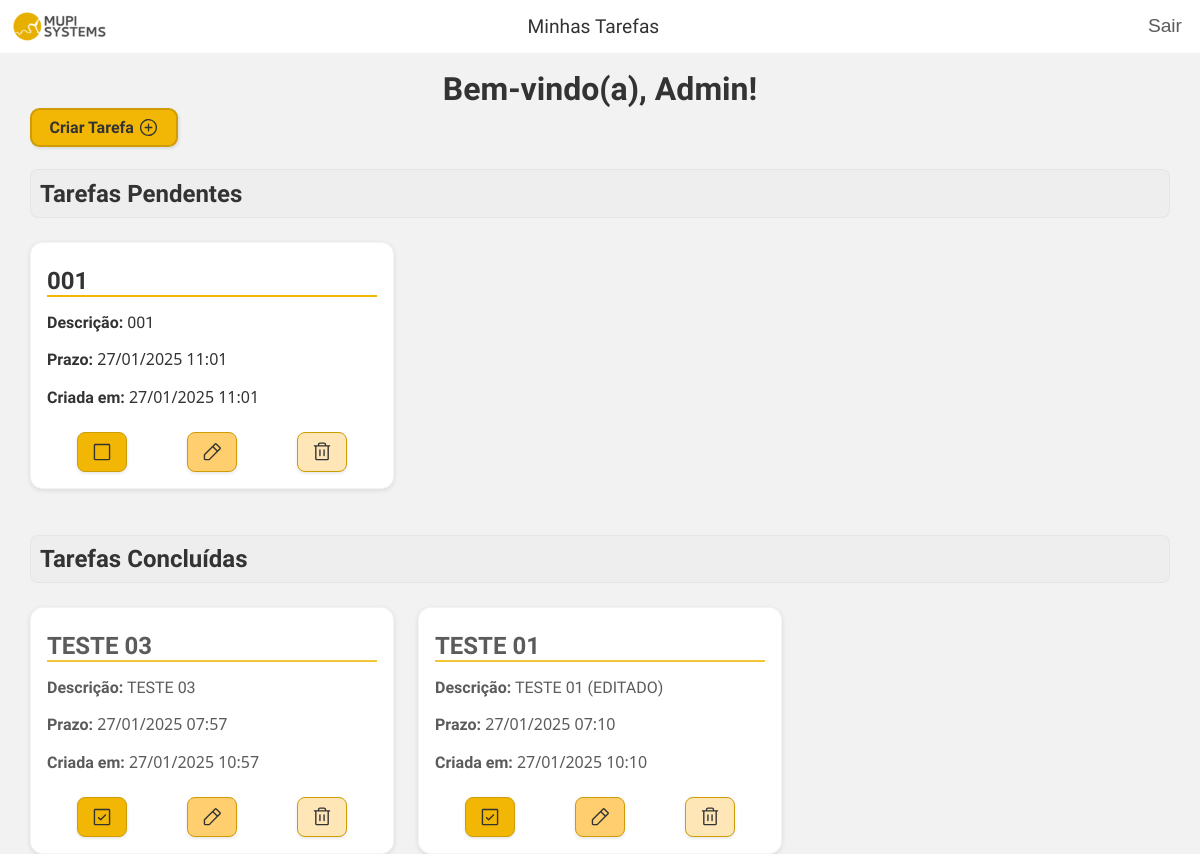
Screenshot of /home/ (signed in) with the database file from the repository.
### tasks/models.py (models this page shows, shortened)
class Task(models.Model):
  title = models.CharField(max_length=200)
  description = models.TextField()
  completed = models.BooleanField(default=False)
  created_at = models.DateTimeField(auto_now_add=True)
  due_date = models.DateTimeField()
  user = models.ForeignKey(User, on_delete=models.CASCADE)

### tasks/views.py (the view)
# urls.py: path('home/', views.home, name='home'),
@login_required
def home(request):
    tasks = Task.objects.filter(user=request.user)
    completed_tasks = tasks.filter(completed=True).order_by('-created_at')
    pending_tasks = tasks.filter(completed=False).order_by('-created_at')
    return render(request, 'tasks/home.html', {
        'completed_tasks': completed_tasks,
        'pending_tasks': pending_tasks,
    })

### tasks/templates/tasks/home.html (shortened to what this page needs)
{% extends "base.html" %}
{% load static %}
{% block extra_css %}
<link rel="stylesheet" href="{% static 'tasks/css/home.css' %}">
{% endblock %}
{% block content %}
<div class="container">
    <h1 class="tite-home">Bem-vindo(a), {{ user.username }}!</h1>
    <a class="btn-criar-tarefa link-criar-tarefa" href="{% url 'task_create' %}">Criar Tarefa <img class="icon-criar-tarefa" src="{% static 'tasks/images/PlusCircle.svg' %}" alt="Icone Mais"></a>
    <h2 class="title-section">Tarefas Pendentes</h2>
    <div class="card-grid">
        {% for task in pending_tasks %}
        <div class="card">
            <h3>{{ task.title }}</h3>
            <p><strong>Descrição:</strong> {{ task.description }}</p>
            <p class="p-number"><strong>Prazo:</strong> {{ task.due_date|date:"d/m/Y H:i" }}</p>
            <p class="p-number"><strong>Criada em:</strong> {{ task.created_at|date:"d/m/Y H:i" }}</p>
            <div class="card-actions">
                <form method="post" action="{% url 'task_mark_complete' task.pk %}">
                    <button type="submit" class="btn-action">
                        <img class="img-btn-action" src="{% static 'tasks/images/Square.svg' %}" alt="Check box">
                    </button>
                </form>
                <a class="btn-action btn-update" href="{% url 'task_update' task.pk %}">
                    <img class="img-btn-action" src="{% static 'tasks/images/PencilSimple.svg' %}" alt="lapis">
                </a>
                <a class="btn-action btn-delete" href="{% url 'task_delete' task.pk %}">
                    <img class="img-btn-action" src="{% static 'tasks/images/Trash.svg' %}" alt="Lixiera">
                </a>
            </div>
        </div>
        {% empty %}
        <p class="list-ampty">Não há tarefas pendentes.</p>
        {% endfor %}
    </div>
    <h2 class="title-section" style="margin-top: 4%;">Tarefas Concluídas</h2>
    <div class="card-grid">
        {% for task in completed_tasks %}
        <div class="card ">
            <h3 class="card-complet">{{ task.title }}</h3>
            <p class="card-complet"><strong>Descrição:</strong> {{ task.description }}</p>
            <p class="p-number card-complet"><strong>Prazo:</strong> {{ task.due_date|date:"d/m/Y H:i" }}</p>
            <p class="p-number card-complet"><strong>Criada em:</strong> {{ task.created_at|date:"d/m/Y H:i" }}</p>
            <div class="card-actions">
                <form method="post" action="{% url 'task_unmark_complete' task.pk %}">
                    <button type="submit" class="btn-action">
                        <img class="img-btn-action" src="{% static 'tasks/images/CheckSquare.svg' %}" alt="Checked box">
                    </button>
                </form>
                <a class="btn-action btn-update" href="{% url 'task_update' task.pk %}">
                    <img class="img-btn-action" src="{% static 'tasks/images/PencilSimple.svg' %}" alt="lapis">
                </a>
                <a class="btn-action btn-delete " href="{% url 'task_delete' task.pk %}">
                    <img class="img-btn-action" src="{% static 'tasks/images/Trash.svg' %}" alt="Lixiera">
                </a>
            </div>
        </div>
        {% empty %}
        <p class="list-ampty">Não há tarefas concluídas.</p>
        {% endfor %}
    </div>
</div>
{% endblock %}

### tasks/static/tasks/css/base.css (style rules this page uses)
:root { --primary-color: #F2B705; --primary-color-hover: #fac116; --secondary-color: #c7c7c7; --tertiary-color: #F2D680; --white-color: #fff; --gray-color: #e9e9e971; --background-color: #F2F2F2; --border-color: #CF9C04; --gray-border-color: #9494941a; --shadow-color: rgba(0, 0, 0, 0.1); --text-color: #333; --btn-delete-color: #FFE6B7; --btn-edit-color: #FECE6F; --alert-success-background-color: #d4edda; --alert-success-border-color: #c3e6cb; --alert-success-text-color: #155724; --alert-danger-background-color: #f8d7da; --alert-danger-border-color: #f5c6cb; --alert-danger-text-color: #721c24; --alert-warning-background-color: #fff3cd; --alert-warning-border-color: #ffeeba; --alert-warning-text-color: #856404; --font-family: "Raleway", serif; --number-fonte: system-ui, -apple-system, BlinkMacSystemFont, 'Segoe UI', Roboto, Oxygen, Ubuntu, Cantarell, 'Open Sans', 'Helvetica Neue', sans-serif; }
* { box-sizing: border-box; }
body { margin: 0; padding: 0; background-color: var(--background-color); color: var(--text-color); font-family: var(--font-family); width: 100%; height: 100%; overflow-x: hidden; }

### tasks/static/tasks/css/home.css (style rules this page uses)
.container { width: 95%; margin: 0% 2.5%; display: flex; flex-direction: column; justify-content: center; font-family: var(--font-family); }
.tite-home { padding: 0%; margin: 0%; text-align: center; font-size: 2rem; margin: 1.5% 0% 0% 0%; }
.btn-criar-tarefa { width: 13%; background-color: var(--primary-color); margin: 0%; margin-bottom: 2%; padding: 0.6%; border-radius: 0.6rem; border: solid 0.16rem var(--border-color); box-shadow: 0.08rem 0.1rem 0.2rem var(--shadow-color); display: flex; flex-direction: row; align-items: center; justify-content: center; cursor: pointer; }
.link-criar-tarefa { text-decoration: none; color: var(--text-color); font-family: var(--font-family); font-size: 1rem; font-weight: 600; }
.icon-criar-tarefa { width: 16%; margin-left: 3%; }
.title-section { padding: 0%; margin: 0%; font-size: 1.5rem; background-color: var(--gray-color); padding: 0.8%; border-radius: 0.5rem; border: solid 0.1rem var(--gray-border-color); }
.card-grid { display: grid; grid-template-columns: repeat(auto-fill, minmax(300px, 1fr)); gap: 1.5rem; margin-top: 1.5rem; }
.card { background-color: var(--white-color); border: 0.1rem solid var(--gray-border-color); border-radius: 0.8rem; box-shadow: 0 0.1rem 0.3rem var(--shadow-color); padding: 1rem; display: flex; flex-direction: column; justify-content: space-between; transition: transform 0.2s, box-shadow 0.2s; }
.card h3 { font-size: 1.5rem; color: var(--text-color); border-bottom: solid 0.15rem var(--primary-color); margin: 0.5rem 0; }
.card p { font-size: 1rem; margin: 0.5rem 0; color: var(--text-color); }
.p-number { font-family: var(--number-fonte); }
strong { font-family: var(--font-family); }
.card-actions { margin-top: 1rem; display: flex; justify-content: space-around; align-items: center; }
.btn-action { background-color: var(--primary-color); color: var(--text-color); border: none; padding: 0.5rem ; border-radius: 0.5rem; cursor: pointer; font-size: 1rem; box-shadow: 0 0.1rem 0.2rem var(--shadow-color); border: solid 0.1rem var(--border-color); display: flex; justify-content: center; align-items: center; opacity: 1; }
.btn-update { background-color: var(--btn-edit-color); }
.btn-delete { background-color: var(--btn-delete-color); }
.img-btn-action { width: 70%; }
.card-complet { opacity: 0.8; }

### rows the page displays
Task: title "001", description "001", due_date "27/01/2025 11:01", created_at "27/01/2025 11:01"
Task: title "TESTE 03", description "TESTE 03", due_date "27/01/2025 07:57", created_at "27/01/2025 10:57"
Task: title "TESTE 01", description "TESTE 01 (EDITADO)", due_date "27/01/2025 07:10", created_at "27/01/2025 10:10"

### other values shown
{{ user.username }} "Admin"
